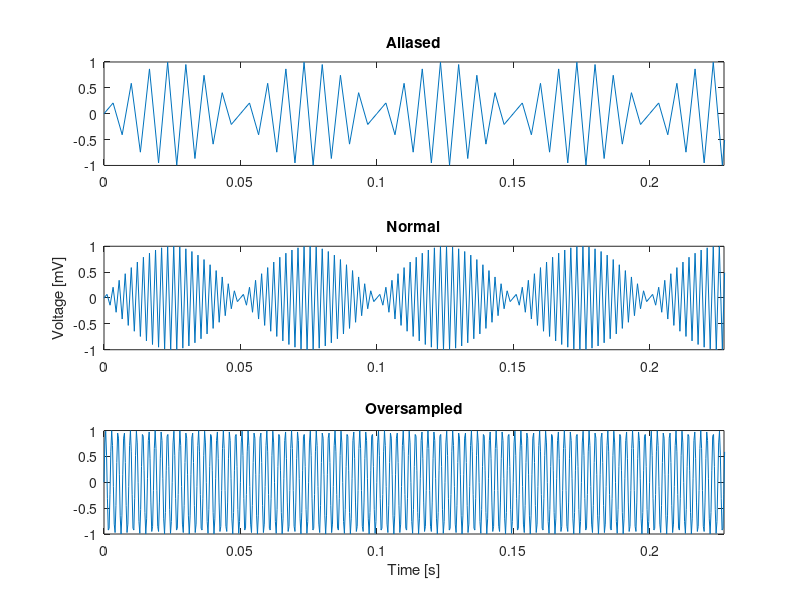

Write the MATLAB code that produced this figure.
%{
% Name: Joshua Vincent
% Lab: BIOE 162
% Session: M | T
% Date: 25 January 2021
%}

clear

% Set sampling frequencies
fs1 = 300; % Undersampling
fs2 = 900; % Just satisfies Nyquist Theorem
fs3 = 3200; % Oversampling
dt1 = 1/fs1;
dt2 = 1/fs2;
dt3 = 1/fs3;
ns = 10;
t1 = 0:dt1:ns;
t2 = 0:dt2:ns;
t3 = 0:dt3:ns;

% Low frequency sinusoid
a = 1;
f = 440; % A Note
period = f^(-1);
omega = 2*pi*f;
phi = 0;
y1 = a*sin((omega*t1) + phi);
y2 = a*sin((omega*t2) + phi);
y3 = a*sin((omega*t3) + phi);

% Number of periods to display
count = 100;

% Plot sinusoids
figure()
subplot(311)
plot(t1, y1)
xlim([0 count*period])
title("Aliased")
subplot(312)
plot(t2, y2)
xlim([0 count*period])
ylabel("Voltage [mV]")
title("Normal")
subplot(313)
plot(t3, y3)
xlim([0 count*period])
xlabel("Time [s]")
title("Oversampled")